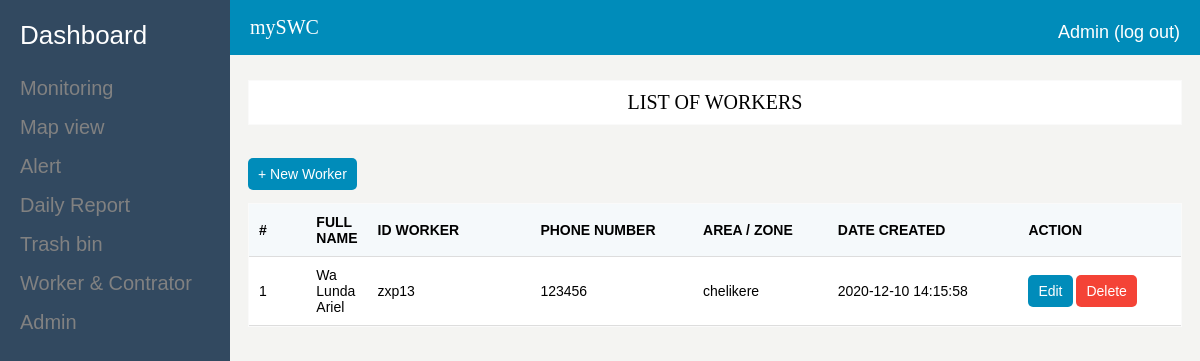
The page /listWorker.php (signed in) on the database its author committed.
### tables this page shows
CREATE TABLE `workers` (
  `_idUser` int(11) NOT NULL,
  `firstname` varchar(45) NOT NULL,
  `lastname` varchar(45) NOT NULL,
  `idWorker` varchar(45) NOT NULL,
  `phone` varchar(45) NOT NULL,
  `area` varchar(45) NOT NULL,
  `idPart` varchar(45) DEFAULT NULL,
  `date_created` datetime DEFAULT current_timestamp()
);

### modals/Fworker.php (called while the page is built, shortened)
<?php
class Fworker
{
    static function getAllWorkers($idPart)
    {
        $con=Database::getConnection();
        $req=$con->prepare('SELECT * FROM workers WHERE idPart=?');
        $req->execute(array($idPart));
        return $req->fetchAll();
    }
}

### listWorker.php (the view, shortened to what this page needs)
<!DOCTYPE html>
<html lang="en">
<head>
    <link rel="stylesheet" href="assets/style/menu.css">
    <link rel="stylesheet" href="assets/style/main.css">
</head>
<body>
    <section>
        <?php include_once 'commons/menu.php';?>
        <?php include_once 'commons/header.php';?>
        <?php include_once 'modals/Fworker.php';
            $workers=Fworker::getAllWorkers($_SESSION['idPart']);
        ?>
    </section>
    <section class="body-container">
        <div class="ml-24">
            <div class="panel mb-4">
                <p>LIST OF WORKERS</p>
            </div>
            <div class="m-2">
                <a class="btn btn-primary" href="newWorker.php">+ New Worker</a>
            </div>
            <div class="panel">
                <table>
                    <thead>
                    <tr>
                        <th style="width: 40px">#</th>
                        <th>FULL NAME </th>
                        <th style="width: 150px">ID WORKER</th>
                        <th style="width: 150px">PHONE NUMBER</th>
                        <th style="width: 120px">AREA / ZONE</th>
                        <th style="width: 180px">DATE CREATED</th>
                        <th style="width: 150px">ACTION</th>
                    </tr>
                    </thead>
                    <tbody>
                    <?php foreach ($workers as $k => $worker):?>
                        <tr>
                            <td><?=$k+1;?></td>
                            <td><?=ucwords($worker['lastname']." ".$worker['firstname']);?></td>
                            <td><?=$worker['idWorker'];?></td>
                            <td><?=$worker['phone'];?></td>
                            <td><?=$worker['area'];?></td>
                            <td><?=$worker['date_created'];?></td>
                            <td>
                                <a class="btn btn-primary" href="editWorker.php?idWorker=<?=$worker['_idUser'];?>">Edit</a>
                                <a class="btn btn-danger" href="controllers/deleteWorker.php?idWorker=<?=$worker['_idUser'];?>">Delete</a>
                            </td>
                        </tr>
                    <?php endforeach;?>
                </table>
            </div>
        </div>
    </section>
</body>
</html>

### assets/style/main.css (style rules this page uses)
body { background-color: #f4f4f2; }
.ml-24 { margin-left: 220px; }
.body-container { margin-top: 80px; margin-bottom: 30px; width: 100%; height: 100%; }
.panel { margin: 20px 10px 50px 20px; border: 1px solid #fafafa; background-color: #ffffff; }
.panel p { text-align: center; font-size: 20px; font-family: Arial black; margin: 10px; }
table { border-collapse: collapse; width: 100%; }
th, td { padding: 10px; text-align: left; font-family: Arial; font-size: 14px; border-bottom: 1px solid #ddd; }
th { background-color: #F5F9FB; }
td { height: 30px; }
.btn { border: none; border-radius: 5px; color: white; padding: 8px 10px; font-size: 14px; text-decoration: none; font-family: Arial; transition: 0.3s; }
.m-2 { margin: 20px; }
.mb-4 { margin-bottom: 40px; }
.btn-primary { background-color: #008CBA; }
.btn-danger { background-color: #f44336; }

### rows shown on the page
workers: lastname+firstname "Wa Lunda Ariel", idWorker "zxp13", phone "123456", area "chelikere", date_created "2020-12-10 14:15:58"

### other values the page prints
$_SESSION['username'] "Admin"
